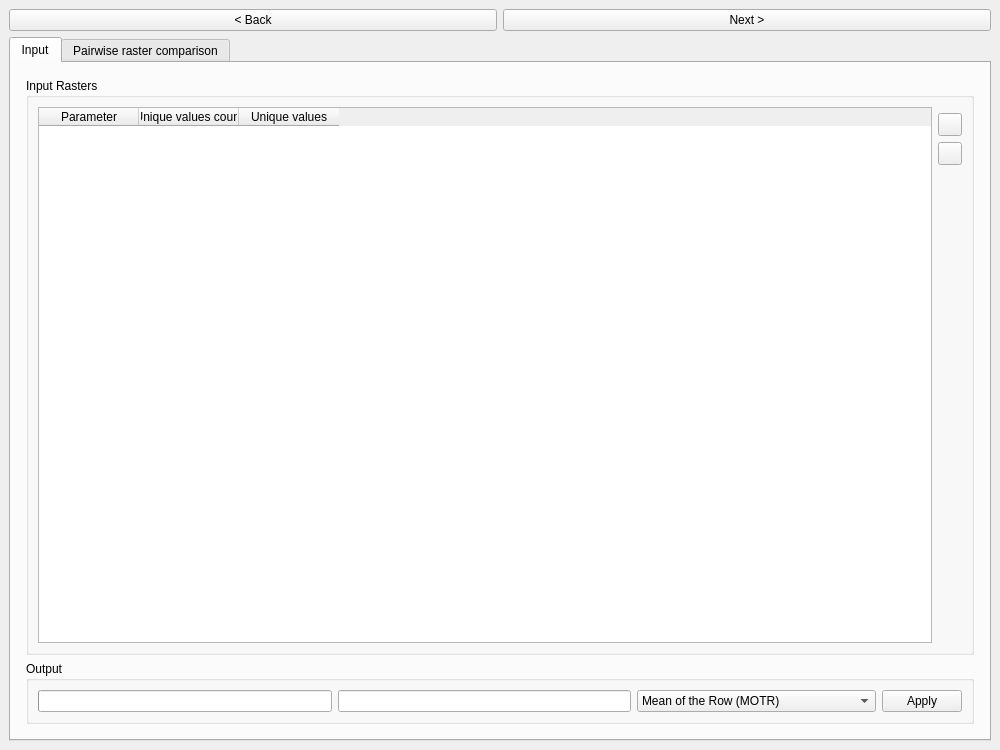
<?xml version="1.0" encoding="UTF-8"?>
<ui version="4.0">
 <class>AHP</class>
 <widget class="QMainWindow" name="AHP">
  <property name="geometry">
   <rect>
    <x>0</x>
    <y>0</y>
    <width>1000</width>
    <height>750</height>
   </rect>
  </property>
  <property name="sizePolicy">
   <sizepolicy hsizetype="Minimum" vsizetype="Minimum">
    <horstretch>0</horstretch>
    <verstretch>0</verstretch>
   </sizepolicy>
  </property>
  <property name="windowTitle">
   <string>AHP</string>
  </property>
  <widget class="QWidget" name="centralwidget">
   <property name="sizePolicy">
    <sizepolicy hsizetype="Preferred" vsizetype="Preferred">
     <horstretch>0</horstretch>
     <verstretch>0</verstretch>
    </sizepolicy>
   </property>
   <layout class="QGridLayout" name="gridLayout_2">
    <item row="1" column="0" colspan="2">
     <widget class="QTabWidget" name="tabWidget">
      <property name="tabPosition">
       <enum>QTabWidget::North</enum>
      </property>
      <property name="tabShape">
       <enum>QTabWidget::Rounded</enum>
      </property>
      <property name="currentIndex">
       <number>0</number>
      </property>
      <property name="usesScrollButtons">
       <bool>true</bool>
      </property>
      <property name="documentMode">
       <bool>false</bool>
      </property>
      <property name="tabsClosable">
       <bool>false</bool>
      </property>
      <property name="tabBarAutoHide">
       <bool>false</bool>
      </property>
      <widget class="QWidget" name="input">
       <attribute name="title">
        <string>Input</string>
       </attribute>
       <layout class="QHBoxLayout" name="horizontalLayout">
        <item>
         <layout class="QGridLayout" name="inputLayout">
          <property name="leftMargin">
           <number>6</number>
          </property>
          <property name="topMargin">
           <number>6</number>
          </property>
          <property name="rightMargin">
           <number>6</number>
          </property>
          <property name="bottomMargin">
           <number>6</number>
          </property>
          <property name="horizontalSpacing">
           <number>0</number>
          </property>
          <item row="7" column="0" colspan="2">
           <widget class="QGroupBox" name="outputgroupBox">
            <property name="toolTip">
             <string/>
            </property>
            <property name="title">
             <string>Output</string>
            </property>
            <layout class="QHBoxLayout" name="horizontalLayout_3">
             <item>
              <widget class="QProgressBar" name="mainprogressBar">
               <property name="maximum">
                <number>1</number>
               </property>
               <property name="value">
                <number>0</number>
               </property>
               <property name="textVisible">
                <bool>false</bool>
               </property>
              </widget>
             </item>
             <item>
              <widget class="QLineEdit" name="outputLineEdit">
               <property name="toolTip">
                <string>&lt;html&gt;&lt;head/&gt;&lt;body&gt;&lt;p&gt;LSAT will create two files with the given name.&lt;/p&gt;&lt;p&gt;*name*.tif in \results\AHP\rasters\ and&lt;/p&gt;&lt;p&gt;*name*.npz in \results\AHP\tables\&lt;/p&gt;&lt;/body&gt;&lt;/html&gt;</string>
               </property>
               <property name="text">
                <string/>
               </property>
              </widget>
             </item>
             <item>
              <widget class="QComboBox" name="methodpriorityComboBox">
               <property name="toolTip">
                <string>Method to derive the priority vector</string>
               </property>
               <item>
                <property name="text">
                 <string>Mean of the Row (MOTR)</string>
                </property>
               </item>
               <item>
                <property name="text">
                 <string>Row geometric mean method (RGMM)</string>
                </property>
               </item>
               <item>
                <property name="text">
                 <string>Eigenvalue method (EVM)</string>
                </property>
               </item>
              </widget>
             </item>
             <item>
              <widget class="QPushButton" name="applyPushButton">
               <property name="text">
                <string>Apply</string>
               </property>
              </widget>
             </item>
            </layout>
           </widget>
          </item>
          <item row="0" column="0" colspan="2">
           <widget class="QGroupBox" name="inputgroupBox">
            <property name="title">
             <string>Input Rasters</string>
            </property>
            <layout class="QGridLayout" name="gridLayout">
             <item row="2" column="1">
              <widget class="QToolButton" name="addrasterPushButton">
               <property name="text">
                <string/>
               </property>
              </widget>
             </item>
             <item row="3" column="1">
              <widget class="QToolButton" name="removerasterPushButton">
               <property name="text">
                <string/>
               </property>
              </widget>
             </item>
             <item row="4" column="1">
              <spacer name="verticalSpacer">
               <property name="orientation">
                <enum>Qt::Vertical</enum>
               </property>
               <property name="sizeHint" stdset="0">
                <size>
                 <width>20</width>
                 <height>20</height>
                </size>
               </property>
              </spacer>
             </item>
             <item row="1" column="0" rowspan="4">
              <widget class="QTableWidget" name="inputTableWidget">
               <property name="enabled">
                <bool>true</bool>
               </property>
               <property name="layoutDirection">
                <enum>Qt::LeftToRight</enum>
               </property>
               <property name="autoFillBackground">
                <bool>false</bool>
               </property>
               <property name="lineWidth">
                <number>1</number>
               </property>
               <property name="alternatingRowColors">
                <bool>true</bool>
               </property>
               <property name="textElideMode">
                <enum>Qt::ElideLeft</enum>
               </property>
               <property name="rowCount">
                <number>0</number>
               </property>
               <property name="columnCount">
                <number>3</number>
               </property>
               <attribute name="horizontalHeaderVisible">
                <bool>true</bool>
               </attribute>
               <attribute name="horizontalHeaderCascadingSectionResizes">
                <bool>false</bool>
               </attribute>
               <column>
                <property name="text">
                 <string>Parameter</string>
                </property>
               </column>
               <column>
                <property name="text">
                 <string>Unique values count</string>
                </property>
               </column>
               <column>
                <property name="text">
                 <string>Unique values</string>
                </property>
               </column>
              </widget>
             </item>
            </layout>
           </widget>
          </item>
         </layout>
        </item>
       </layout>
      </widget>
      <widget class="QWidget" name="raster">
       <attribute name="title">
        <string>Pairwise raster comparison</string>
       </attribute>
       <layout class="QHBoxLayout" name="horizontalLayout_2">
        <item>
         <widget class="QGroupBox" name="rastergroupBox">
          <property name="title">
           <string>Pairwise Raster Comparison</string>
          </property>
          <layout class="QHBoxLayout" name="horizontalLayout_4">
           <item>
            <widget class="QTableWidget" name="rastertableWidget"/>
           </item>
          </layout>
         </widget>
        </item>
       </layout>
      </widget>
     </widget>
    </item>
    <item row="0" column="0">
     <widget class="QPushButton" name="backPushButton">
      <property name="text">
       <string>&lt; Back</string>
      </property>
     </widget>
    </item>
    <item row="0" column="1">
     <widget class="QPushButton" name="nextPushButton">
      <property name="text">
       <string>Next &gt;</string>
      </property>
     </widget>
    </item>
   </layout>
  </widget>
 </widget>
 <tabstops>
  <tabstop>backPushButton</tabstop>
  <tabstop>nextPushButton</tabstop>
  <tabstop>tabWidget</tabstop>
  <tabstop>inputTableWidget</tabstop>
  <tabstop>addrasterPushButton</tabstop>
  <tabstop>removerasterPushButton</tabstop>
  <tabstop>outputLineEdit</tabstop>
  <tabstop>methodpriorityComboBox</tabstop>
  <tabstop>applyPushButton</tabstop>
  <tabstop>rastertableWidget</tabstop>
 </tabstops>
 <resources/>
 <connections/>
</ui>
